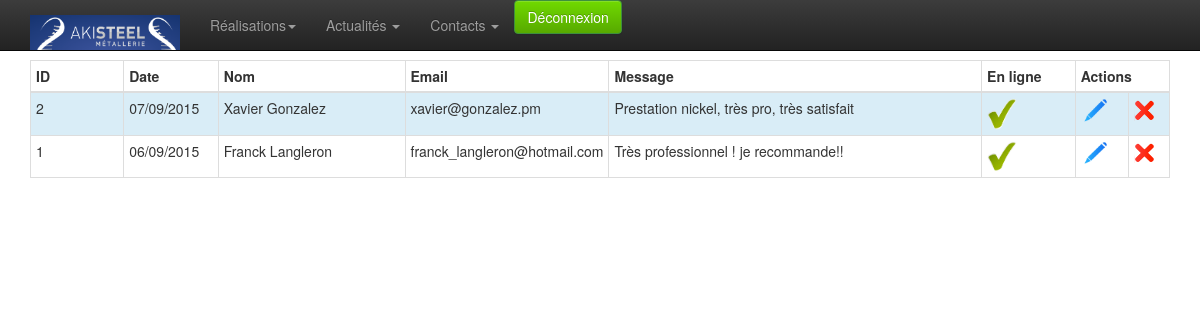
The app's page /admin/livre_dor/liste.php (signed in) with its own data.
### tables this page shows
CREATE TABLE `goldbook` (
  `id` int(11) NOT NULL AUTO_INCREMENT,
  `date` datetime NOT NULL,
  `nom` varchar(250) DEFAULT NULL,
  `email` varchar(100) DEFAULT NULL,
  `message` text,
  `online` tinyint(4) NOT NULL DEFAULT '0',
  PRIMARY KEY (`id`)
);

### admin/classes/StorageManager.php (called while the page is built, shortened)
<?php
class StorageManager{
	protected function dbConnect() {
		try {
			$this->mysqli = new mysqli ( DBHOST, DBUSER, DBPASSWD, DBNAME ) ;
		} catch (Exception $e) {
			throw new Exception("Erreur Connexion DB ". $e->getMessage());
		}
	}
}
?>

### admin/classes/Goldbook.php (called while the page is built, shortened)
<?php
require_once("StorageManager.php");
class Goldbook extends StorageManager {
	public function goldbookGet($id){
		if (!isset($id)){
			$requete = "SELECT * FROM `goldbook` ORDER BY `date` DESC" ;
		} else {
			$requete = "SELECT * FROM `goldbook` WHERE id=". $id ." ORDER BY `date` DESC" ;
		}
		$new_array = null;
		$result = mysqli_query($this->mysqli,$requete);
		while( $row = mysqli_fetch_assoc( $result)){
			$new_array[] = $row;
		}
		return $new_array;
	}
}

### admin/classes/utils.php (called while the page is built, shortened)
<?
	function traitement_datetime_affiche($date) {
		if ( $date != "" ) {
			$tab = explode(" ", $date);
			$tab2 = explode("-", $tab[0]);
		   	return $tab2[2] . "/" . $tab2[1] . "/" . $tab2[0] ;
		}
		else
			return "";
	}
?>

### admin/livre_dor/liste.php (the view, shortened to what this page needs)
<? include_once ( $_SERVER['DOCUMENT_ROOT'] . "/admin/classes/utils.php" );?>
<?
	require $_SERVER['DOCUMENT_ROOT'] . "/admin/classes/Goldbook.php";
	$goldbook = new Goldbook();
	$result = $goldbook->goldbookGet(null);
?>
<!doctype html>
<html class="no-js" lang="en">
	<head>
		<? include_once $_SERVER['DOCUMENT_ROOT'] . "/admin/inc-meta.php";?>
	</head>
	<body>
		<? require_once $_SERVER['DOCUMENT_ROOT'] . "/admin/inc-menu.php";?>
		<div class="container">
			<div class="row">
				<div class="col-xs-12 col-sm-12 col-md-12">
					<table class="table table-hover table-bordered table-condensed table-striped" >
						<thead>
							<tr>
								<th class="col-md-1" style="">
									ID
								</th>
								<th class="col-md-1" style="">
									Date
								</th>
								<th class="col-md-2" style="">
									Nom
								</th>
								<th class="col-md-2" style="">
									Email
								</th>
								<th class="col-md-4" style="">
									Message
								</th>
								<th class="col-md-1" style="">
									En ligne
								</th>
								<th class="col-md-1" colspan="2" style="">
									Actions
								</th>
							</tr>
						</thead>
						<tbody>
							<?php
							if (!empty($result)) {
								$i=0;
								foreach ($result as $value) {
								$i++;
								if($value['online']=='1') {
									$online = 'check';
								} else {
									$online = 'vide';
								}
								?>
								<tr class="<?php if ($i%2!=0) echo 'info'?>">
									<td><?php echo $value['id']?></td>
									<td><?php echo traitement_datetime_affiche($value['date'])?></td>
									<td><?php echo $value['nom']?></td>
									<td><?php echo $value['email']?></td>
									<td><?php echo $value['message']?></td>
									<td><img src="../img/<?php echo $online ?>.png" width="30" ></td>
									<td><a href="./edition.php?id=<?php echo $value['id'] ?>"><img src="../img/modif.png" width="30" alt="Modifier" ></a></td>
									<td>
									<img src="../img/del.png" width="20" alt="Supprimer" onclick="$('.supp<?php echo $value['id']?>').css('display', 'block');"> </td>
								</tr>
								<?php } ?>
							<?php } ?>
						</tbody>
					</table>
				</div>
			</div>
		</div>
	</body>
</html>

### admin/css/style.css (style rules this page uses)
body { padding-top: 60px; padding-bottom: 40px; }

### records on screen
goldbook: id "2", date "07/09/2015", nom "Xavier Gonzalez", email "xavier@gonzalez.pm", message "Prestation nickel, très pro, très satisfait"
goldbook: id "1", date "06/09/2015", nom "Franck Langleron", email "franck_langleron@hotmail.com", message "Très professionnel ! je recommande!!"
